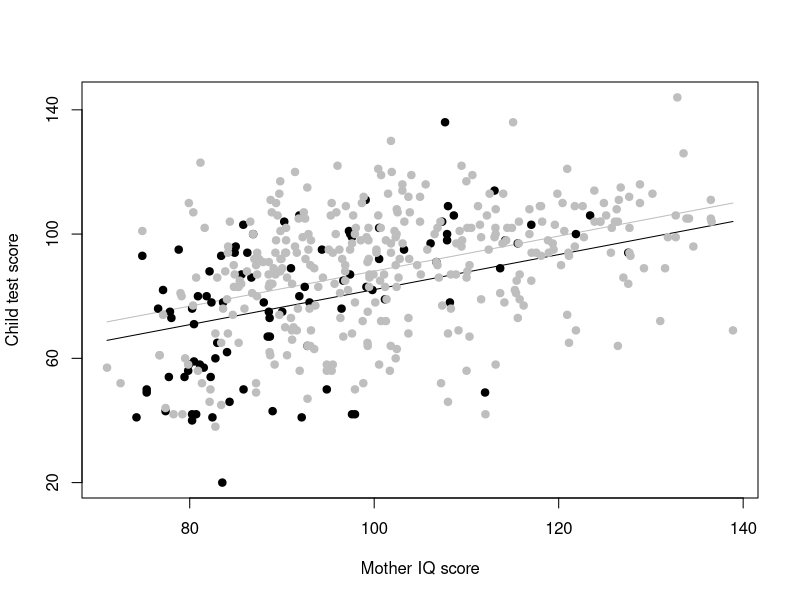
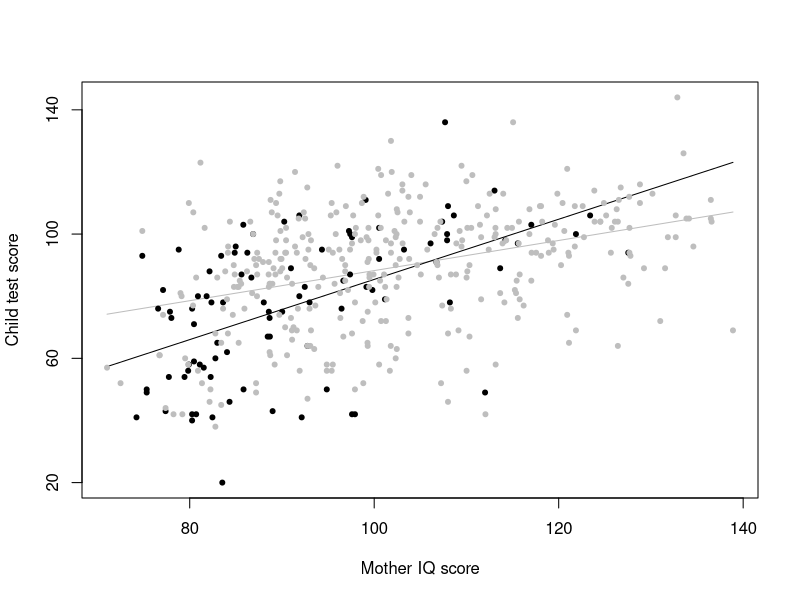

Write R code to recreate these figures, in order.
## ---- chunk 1
df.child <- read.table("kidiq_data.csv", sep=",", header=TRUE)
summary(df.child)

## ---- chunk 2
fit.1 <- lm(kid_score ~ mom_hs + mom_iq, data = df.child)
fit.1
## ---- chunk 3
plot(df.child$mom_iq, df.child$kid_score, xlab="Mother IQ score", 
  ylab="Child test score",pch=20, xaxt="n", yaxt="n", type="n")
curve (coef(fit.1)[1] + coef(fit.1)[2] + coef(fit.1)[3]*x, add=TRUE, col="gray")
curve (coef(fit.1)[1] + coef(fit.1)[3]*x, add=TRUE)
points (df.child$mom_iq[df.child$mom_hs==0], df.child$kid_score[df.child$mom_hs==0], pch=19)
points (df.child$mom_iq[df.child$mom_hs==1], df.child$kid_score[df.child$mom_hs==1], col="gray", pch=19)
axis (1, c(80,100,120,140))
axis (2, c(20,60,100,140))
## ---- chunk 4
fit.2 <- lm(kid_score ~ mom_hs + mom_iq + mom_hs:mom_iq, data = df.child)
fit.2
## ---- chunk 5
plot(df.child$mom_iq, df.child$kid_score, xlab="Mother IQ score",
  ylab="Child test score",pch=20, xaxt="n", yaxt="n", type="n")
curve (coef(fit.2)[1] + coef(fit.2)[2] + (coef(fit.2)[3] + coef(fit.2)[4])*x, add=TRUE, col="gray")
curve (coef(fit.2)[1] + coef(fit.2)[3]*x, add=TRUE)
points (df.child$mom_iq[df.child$mom_hs==0], df.child$kid_score[df.child$mom_hs==0], pch=20)
points (df.child$mom_iq[df.child$mom_hs==1], df.child$kid_score[df.child$mom_hs==1], col="gray", pch=20)
axis (1, c(80,100,120,140))
axis (2, c(20,60,100,140))
## ---- chunk 6
# No variable name was specified for this problem, so I just used mwpred (mom work predictor).
mwpred <- lm(kid_score ~ mom_work, data=df.child)
summary(mwpred)
## ---- chunk 7
fit.cat <- lm( kid_score ~ as.factor(mom_work), data = df.child)
summary(fit.cat)
## ---- chunk 8
train.data<- df.child[1:344,]
test.data<- df.child[345:434,]
## ---- chunk 9
fit.3 <- lm(kid_score ~ mom_hs + mom_iq, data=df.child)
fit.4 <- lm(kid_score ~ mom_hs + mom_iq + mom_hs:mom_iq, data=df.child)
summary(fit.3)
summary(fit.4)
## ---- chunk 10
pred.3<-predict (fit.3, test.data, interval="prediction", level=0.95)
pred.4<-predict (fit.4, test.data, interval="prediction", level=0.95)
## ---- chunk 11
actual_scores<-test.data[,1]
pred.vals.3<-pred.3[,1]
pred.vals.4<-pred.4[,1]
mse.fit.3 <- mean((actual_scores - pred.vals.3)^2)
mse.fit.4 <- mean((actual_scores - pred.vals.4)^2)
